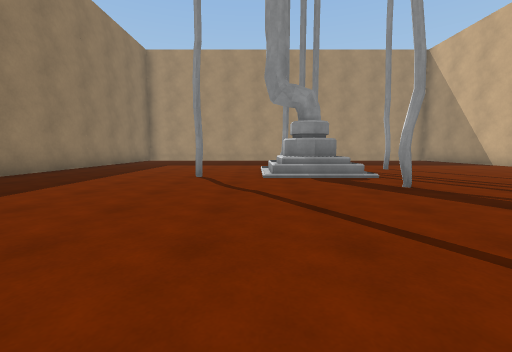
View 1 (above)

12 first-person views from a walk through a Unity game level. The camera is 1.2 m above the floor, tilts 6° down and sees 90° across. The floor is counted in squares, 2 m on a side. Each view is taken from the middle of a square. On the plan, view 1 faces up. The plan holds only what a view shows up to about 9 squares ahead; the rest is blank. The place goes on beyond the plan. The player character is not drawn. Some animated figures are left out. Surface patterns are stand-ins for the level's own textures.

View 2
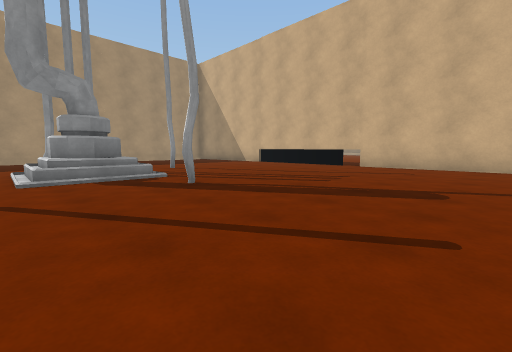

View 3
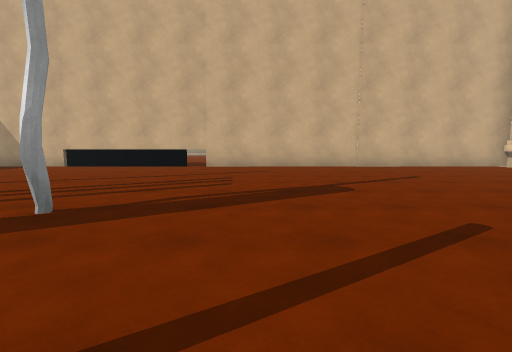

View 4
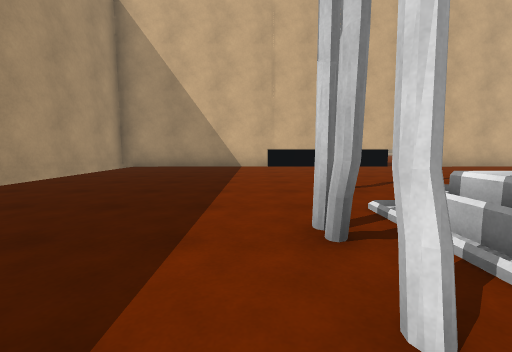

View 5
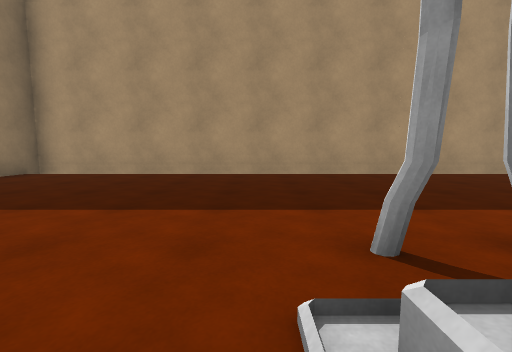

View 6
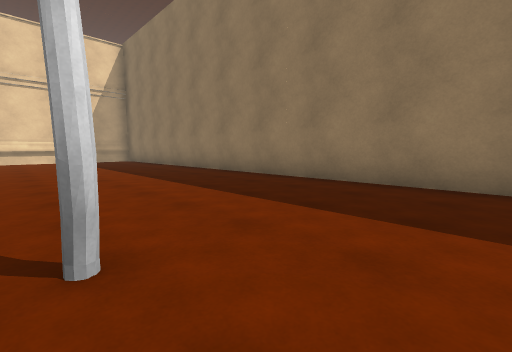

View 7
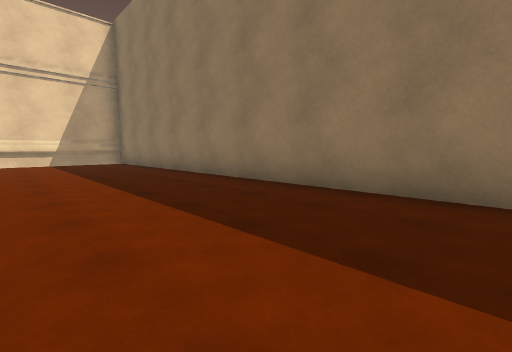

View 8
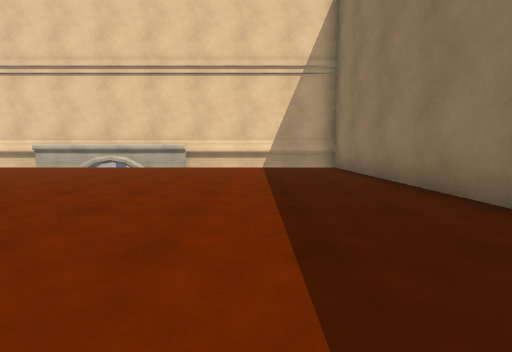

View 9
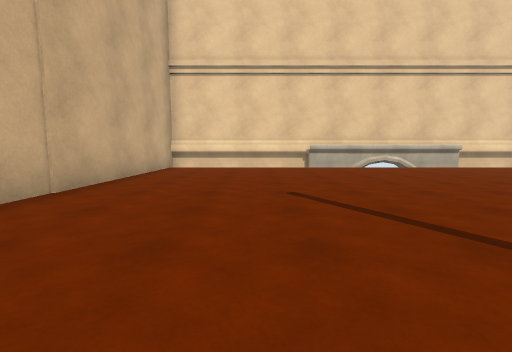

View 10
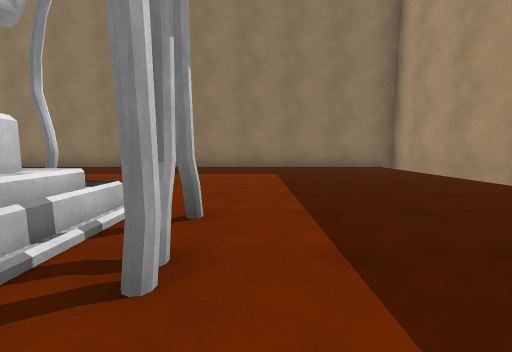

View 11
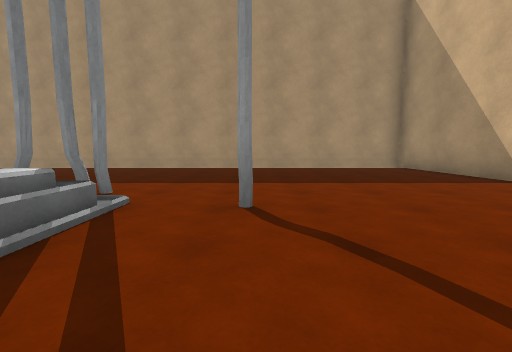

View 12
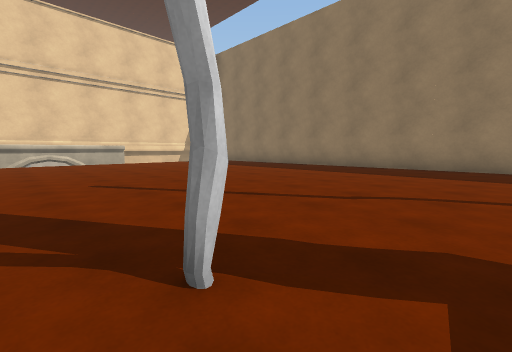

### Floor plan
Points are (right, up) in squares from view 1. A wall is a line through its corners. A room is listed if a view was taken in it or the views show most of it. See-through windows are left out.
Room 1 (views 1, 2, 3, 4, 5, 6, 7, 8, 9, 10, 11, 12)
walls: (2.1, 6.6) (1.7, 6); (1.4, 8.5) (1.8, 8.7); (1.4, 8.5) (1.9, 8.4) (1.6, 8.2); (-5.6, -6.5) (8.9, -6.5); (8.8, -6.6) (8.7, 13.6) (-5.6, 13.6) (-5.6, -6.6)
low walls: (2.4, 5.5) (0.5, 5.5); (2.1, 5.8) (0.6, 5.8); (1.7, 6) (1.4, 5.9) (1, 6) (0.7, 6.4) (0.7, 7.4) (2.1, 7.4) (2.1, 6.6); (2.4, 7.4) (2.4, 6.5); (0.5, 7.6) (1.9, 7.6); (0.8, 7.8) (2, 7.8); (1.7, -6.4) (2.3, -6.5); (1.2, -6.5) (1.8, -6.4); (4.1, -6.6) (8.8, -6.6); (-5.6, -6.6) (-0.6, -6.6)

Where each view was taken, in squares from view 1:
view 1: 0 up, 0 right, facing up
view 2: 0 up, 0 right, facing up-right
view 3: 2 up, 0 right, facing right
view 4: 9 up, 0 right, facing right
view 5: 7 up, 0 right, facing up
view 6: 7 up, 1 left, facing down-left
view 7: 5 up, 2 left, facing down-left
view 8: 2 up, 3 left, facing down
view 9: 2 up, 6 right, facing down
view 10: 9 up, 3 right, facing left
view 11: 5 up, 4 right, facing up
view 12: 5 up, 3 right, facing down-left
